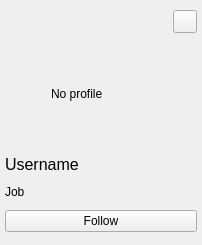
<?xml version="1.0" encoding="UTF-8"?>
<ui version="4.0">
 <class>UserSuggestion</class>
 <widget class="QWidget" name="UserSuggestion">
  <property name="geometry">
   <rect>
    <x>0</x>
    <y>0</y>
    <width>202</width>
    <height>245</height>
   </rect>
  </property>
  <property name="windowTitle">
   <string>Form</string>
  </property>
  <layout class="QVBoxLayout" name="verticalLayout" stretch="0,1,1,1,1">
   <property name="leftMargin">
    <number>5</number>
   </property>
   <property name="topMargin">
    <number>5</number>
   </property>
   <property name="rightMargin">
    <number>5</number>
   </property>
   <property name="bottomMargin">
    <number>5</number>
   </property>
   <item>
    <layout class="QHBoxLayout" name="horizontalLayout">
     <property name="spacing">
      <number>1</number>
     </property>
     <item>
      <spacer name="hspacer_item">
       <property name="orientation">
        <enum>Qt::Horizontal</enum>
       </property>
       <property name="sizeHint" stdset="0">
        <size>
         <width>40</width>
         <height>10</height>
        </size>
       </property>
      </spacer>
     </item>
     <item>
      <widget class="QToolButton" name="close_btn">
       <property name="icon">
        <iconset resource="../../resource.qrc">
         <normaloff>:/close.svg</normaloff>:/close.svg</iconset>
       </property>
      </widget>
     </item>
    </layout>
   </item>
   <item>
    <layout class="QHBoxLayout" name="horizontalLayout_2">
     <item>
      <widget class="QLabel" name="profile_lbl">
       <property name="sizePolicy">
        <sizepolicy hsizetype="Fixed" vsizetype="Fixed">
         <horstretch>0</horstretch>
         <verstretch>0</verstretch>
        </sizepolicy>
       </property>
       <property name="minimumSize">
        <size>
         <width>100</width>
         <height>100</height>
        </size>
       </property>
       <property name="maximumSize">
        <size>
         <width>100</width>
         <height>100</height>
        </size>
       </property>
       <property name="text">
        <string>No profile</string>
       </property>
       <property name="scaledContents">
        <bool>true</bool>
       </property>
      </widget>
     </item>
    </layout>
   </item>
   <item>
    <widget class="QLabel" name="usernamelbl">
     <property name="sizePolicy">
      <sizepolicy hsizetype="Preferred" vsizetype="Fixed">
       <horstretch>0</horstretch>
       <verstretch>0</verstretch>
      </sizepolicy>
     </property>
     <property name="font">
      <font>
       <pointsize>12</pointsize>
      </font>
     </property>
     <property name="text">
      <string>Username</string>
     </property>
    </widget>
   </item>
   <item>
    <widget class="QLabel" name="job_lbl">
     <property name="sizePolicy">
      <sizepolicy hsizetype="Preferred" vsizetype="Fixed">
       <horstretch>0</horstretch>
       <verstretch>0</verstretch>
      </sizepolicy>
     </property>
     <property name="text">
      <string>Job</string>
     </property>
    </widget>
   </item>
   <item>
    <widget class="QPushButton" name="follow_btn">
     <property name="text">
      <string>Follow</string>
     </property>
    </widget>
   </item>
  </layout>
 </widget>
 <resources>
  <include location="../../resource.qrc"/>
 </resources>
 <connections/>
</ui>
